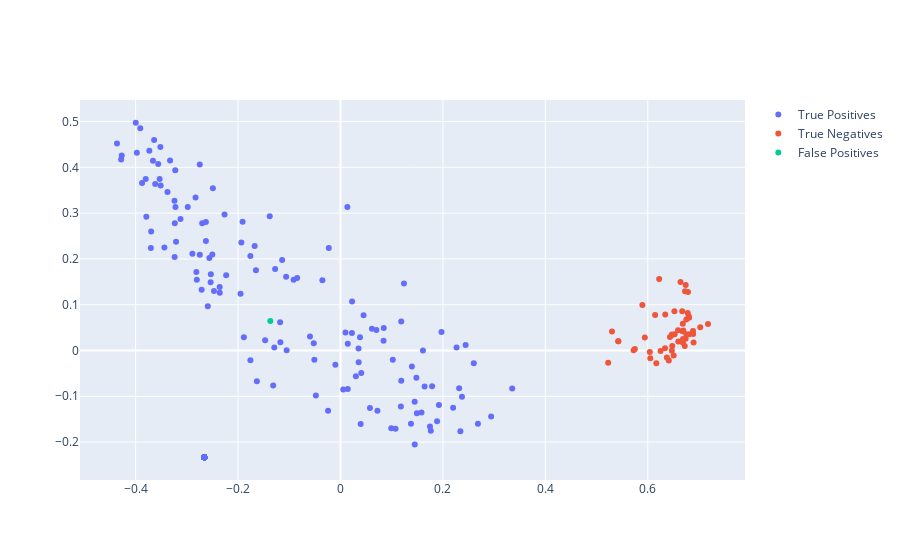

Notebook source saved alongside this figure:
### Code cell
plot_features_siamese(data, feats, idxs, tns, tps, fns, fps)

### Figure 1 — Plotly figure (JSON) as saved in the notebook; plotly's stock layout.template omitted (floating-point values rounded to 4 significant figures; data arrays with more than 128 entries replaced by an {"elided": "..."} marker saying what was removed)
{"data": [{"mode": "markers", "name": "True Positives", "text": {"elided": "206 str values"}, "type": "scatter", "visible": true, "x": {"elided": "206 float values"}, "y": {"elided": "206 float values"}}, {"mode": "markers", "name": "True Negatives", "text": ["('jp2c1', 'jp2c0')", "('jp5c1', 'jp5c0')", "('jp5c2', 'jp5c0')", "('jp12c1', 'jp12c0')", "('jp21c1', 'jp21c0')", "('jp25c1', 'jp25c0')", "('jp28c1', 'jp28c0')", "('jp54c1', 'jp54c0')", "('jp55c1', 'jp55c0')", "('jp55c2', 'jp55c0')", "('jp55c3', 'jp55c0')", "('jp60c1', 'jp60c0')", "('jp64c2', 'jp64c0')", "('jp64c1', 'jp64c0')", "('jp64c3', 'jp64c0')", "('jp67c1', 'jp67c0')", "('jp74c1', 'jp74c0')", "('jp74c2', 'jp74c0')", "('jp76c1', 'jp76c0')", "('jp77c1', 'jp77c0')", "('jp80c1', 'jp80c0')", "('jp81c2', 'jp81c0')", "('jp81c1', 'jp81c0')", "('jp91c1', 'jp91c0')", "('jp91c3', 'jp91c0')", "('jp91c2', 'jp91c0')", "('jp100c1', 'jp100c0')", "('jp100c2', 'jp100c0')", "('jp107c1', 'jp107c0')", "('jp130c1', 'jp130c0')", "('jp135c2', 'jp135c0')", "('jp135c1', 'jp135c0')", "('jp135c3', 'jp135c0')", "('jp139c1', 'jp139c0')", "('jp139c2', 'jp139c0')", "('jp140c2', 'jp140c0')", "('jp140c1', 'jp140c0')", "('jp142c4', 'jp142c0')", "('jp142c3', 'jp142c0')", "('jp142c2', 'jp142c0')", "('jp142c1', 'jp142c0')", "('jp148c2', 'jp148c0')", "('jp148c1', 'jp148c0')", "('jp151c2', 'jp151c0')", "('jp151c1', 'jp151c0')", "('jp157c1', 'jp157c0')", "('jp157c3', 'jp157c0')", "('jp157c2', 'jp157c0')", "('jp165c1', 'jp165c0')", "('jp165c2', 'jp165c0')", "('jp166c1', 'jp166c0')"], "type": "scatter", "visible": true, "x": [0.6807, 0.5302, 0.6894, 0.5423, 0.6721, 0.6693, 0.6596, 0.678, 0.6478, 0.6739, 0.6336, 0.6469, 0.6411, 0.5226, 0.5723, 0.6753, 0.7024, 0.6684, 0.6049, 0.5894, 0.5747, 0.5942, 0.6677, 0.6639, 0.6799, 0.7176, 0.6672, 0.6686, 0.6591, 0.6143, 0.6807, 0.6785, 0.6505, 0.6471, 0.6167, 0.652, 0.6728, 0.6433, 0.6753, 0.604, 0.6222, 0.5426, 0.647, 0.6885, 0.6687, 0.6249, 0.6341, 0.6372, 0.6741, 0.6883, 0.6525], "y": [0.03526, 0.04157, 0.01734, 0.02012, 0.009795, 0.04377, 0.01988, 0.08197, 0.009945, 0.02552, 0.005111, -0.0003493, -0.02203, -0.02683, 0.0005834, 0.06759, 0.05093, 0.05836, -0.01677, 0.09946, 0.003405, 0.02822, 0.04197, 0.1496, 0.0749, 0.05769, 0.08571, 0.0171, 0.04448, 0.07751, 0.07125, 0.1279, -0.01102, 0.03469, -0.02804, 0.08572, 0.1292, 0.02961, 0.03542, -0.003419, 0.1559, 0.01996, 0.03364, 0.03608, 0.0251, -0.000949, 0.07878, -0.01526, 0.1429, 0.04254, 0.03548]}, {"mode": "markers", "name": "False Positives", "text": ["('jp79c1', 'jp79c0')"], "type": "scatter", "x": [-0.137], "y": [0.06449]}, {"mode": "markers", "name": "False Negatives", "text": [], "type": "scatter", "x": [], "y": []}], "layout": {"autosize": true, "xaxis": {"autorange": true, "range": [-0.5072, 0.7884], "type": "linear"}, "yaxis": {"autorange": true, "range": [-0.2866, 0.5508], "type": "linear"}}}
